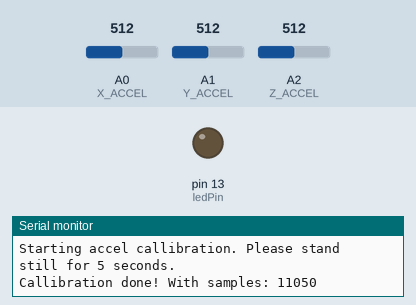
Simulated run of this sketch. Board: Arduino Mega 2560, built with avr-gcc and run on an emulated ATmega2560. Parts: output pins drawn as LEDs (lit = HIGH), the last lines printed to the serial monitor. The test bench sets the inputs (shaded band); at power-on: A2 (Z_ACCEL) = 512, A0 (X_ACCEL) = 512, A1 (Y_ACCEL) = 512.

Above: at 5.2 s.
5.3 s: A2 (Z_ACCEL) set to 652
6.8 s: A2 (Z_ACCEL) set to 681
At 7.4 s:
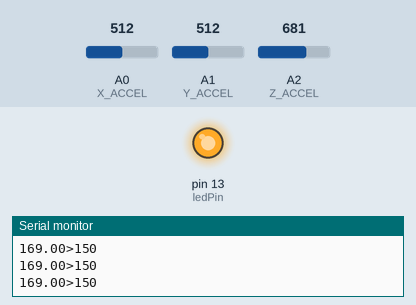
8.3 s: A2 (Z_ACCEL) set to 511
At 8.7 s:
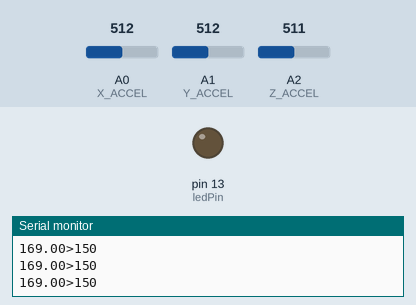
9.8 s: A2 (Z_ACCEL) set to 378
11.3 s: A2 (Z_ACCEL) set to 345
At 12.0 s:
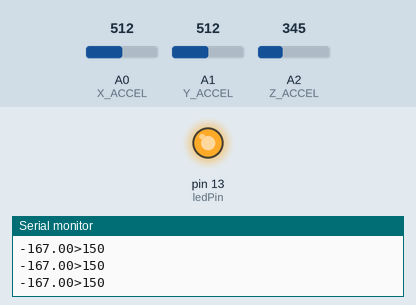
Timing chart, 0 to 13.8 s (numbered marks = the images above; inputs shaded):
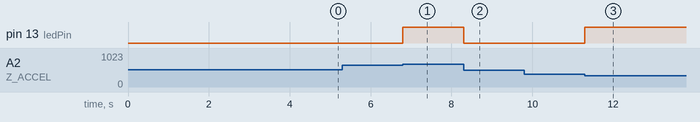

The sketch:

accel_callibration_demo.ino
```cpp
#define X_ACCEL A0
#define Y_ACCEL A1
#define Z_ACCEL A2
#define ledPin 13


float mean_values[3];
int mean_counter;
int iterator;
float accel;

void setup() {
  pinMode(X_ACCEL, INPUT);
  pinMode(Y_ACCEL, INPUT);
  pinMode(Z_ACCEL, INPUT);
  pinMode(ledPin, OUTPUT);

  Serial.begin(9600);
  Serial1.begin(9600);
  // Get mean value for threshold
  Serial.println("Starting accel callibration. Please stand still for 5 seconds.");
  for (iterator = 0; iterator < 3; iterator++)
    mean_values[iterator] = 0;
  mean_counter = 0;
  int t0 = millis();
  while (millis() - t0 < 4000)
  {
    mean_values[0] += getFilteredSignal(X_ACCEL);
    mean_values[1] += getFilteredSignal(Y_ACCEL);
    mean_values[2] += getFilteredSignal(Z_ACCEL);
    mean_counter++;
  }
  mean_values[0] /= mean_counter;
  mean_values[1] /= mean_counter;
  mean_values[2] /= mean_counter;

  Serial.print("Callibration done! With samples: ");
  Serial.println(mean_counter);
}

void loop() {
  accel = getFilteredSignal(Z_ACCEL);
  if(detectMovement(accel, mean_values[2]))
  {
    digitalWrite(ledPin, HIGH);
  }
  else
  {
    digitalWrite(ledPin, LOW);
  }
}

/* Accelerometer functions */
float getFilteredSignal(int pin)
{
  float sensor_value = analogRead(pin);

  //  filter it

  return sensor_value;
}

boolean detectMovement(float accel, float mean)
{
  int threshold = 150;

  if (abs(accel - mean) > threshold)
  {
    Serial.println(String(accel-mean) + ">" + String(threshold));
    Serial1.println(String(accel-mean));
    return true;
  }
  else
    return false;
}
```

Measured:
- the behaviour switches between 662 and 663 on A2 (Z_ACCEL) (found by bisection; images 0 and 1)
- the behaviour switches between 362 and 361 on A2 (Z_ACCEL) (found by bisection; images 2 and 3)
- after the input at 5.3 s, every drawn part: stays the same
- after the input at 6.8 s, pin 13 (ledPin): LOW → HIGH at once
- after the input at 8.3 s, pin 13 (ledPin): HIGH → LOW at once
- after the input at 9.8 s, every drawn part: stays the same
- after the input at 11.3 s, pin 13 (ledPin): LOW → HIGH at once
